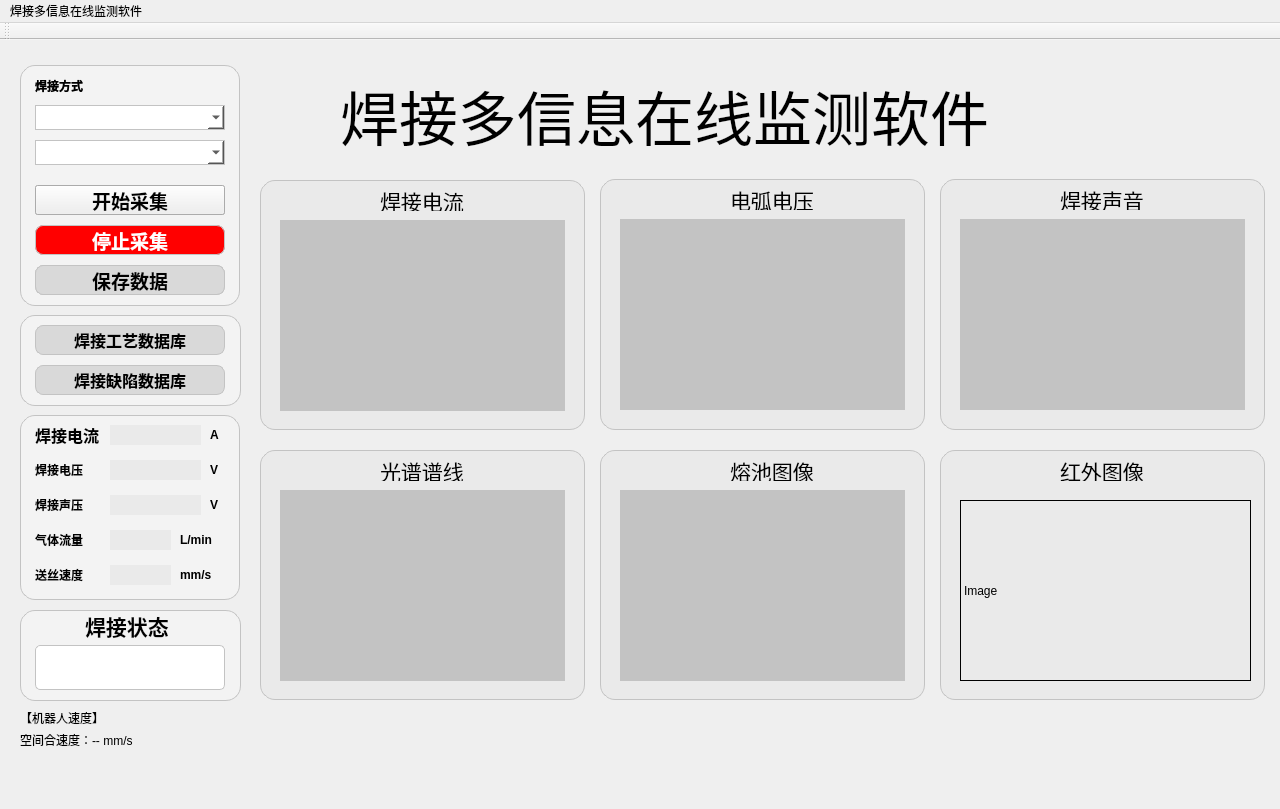
<?xml version="1.0" encoding="UTF-8"?>
<ui version="4.0">
 <class>Menu</class>
 <widget class="QMainWindow" name="Menu">
  <property name="geometry">
   <rect>
    <x>0</x>
    <y>0</y>
    <width>1280</width>
    <height>809</height>
   </rect>
  </property>
  <property name="windowTitle">
   <string>MainWindow</string>
  </property>
  <property name="styleSheet">
   <string notr="true">QMainWindow{
boeder-image:url(:/new/prefix1/background.png);
background:url(:/new/prefix1/background.png)
}</string>
  </property>
  <widget class="QWidget" name="centralWidget">
   <property name="styleSheet">
    <string notr="true"/>
   </property>
   <widget class="QFrame" name="frame">
    <property name="geometry">
     <rect>
      <x>20</x>
      <y>25</y>
      <width>220</width>
      <height>241</height>
     </rect>
    </property>
    <property name="styleSheet">
     <string notr="true">#frame{
background-color:rgb(243, 243, 243);
border: 1px solid rgb(195, 195, 195);
border-radius: 15px;

}</string>
    </property>
    <property name="frameShape">
     <enum>QFrame::Shape::NoFrame</enum>
    </property>
    <widget class="QLabel" name="label">
     <property name="geometry">
      <rect>
       <x>15</x>
       <y>10</y>
       <width>81</width>
       <height>21</height>
      </rect>
     </property>
     <property name="styleSheet">
      <string notr="true">font: 25 12pt &quot;微软雅黑 Light&quot;;
font-weight: bold; /* 设置字重（加粗） */
</string>
     </property>
     <property name="text">
      <string>焊接方式</string>
     </property>
    </widget>
    <widget class="QPushButton" name="pushButton">
     <property name="geometry">
      <rect>
       <x>15</x>
       <y>120</y>
       <width>190</width>
       <height>30</height>
      </rect>
     </property>
     <property name="font">
      <font>
       <family>微软雅黑</family>
       <pointsize>14</pointsize>
       <bold>true</bold>
      </font>
     </property>
     <property name="styleSheet">
      <string notr="true">background-color:rgb(0, 170, 0);
border: 1px solid rgb(195, 195, 195);
border-radius: 8px;
color:rgb(255, 255, 255);
pressed{
background-color:rgb(0, 106, 0);
border: 1px solid rgb(195, 195, 195);
border-radius: 8px;
color:rgb(255, 255, 255);
}</string>
     </property>
     <property name="text">
      <string>开始采集</string>
     </property>
    </widget>
    <widget class="QPushButton" name="pushButton_2">
     <property name="geometry">
      <rect>
       <x>15</x>
       <y>160</y>
       <width>190</width>
       <height>30</height>
      </rect>
     </property>
     <property name="font">
      <font>
       <family>微软雅黑</family>
       <pointsize>14</pointsize>
       <bold>true</bold>
      </font>
     </property>
     <property name="styleSheet">
      <string notr="true">background-color:rgb(255, 0, 0);
border: 1px solid rgb(195, 195, 195);
border-radius: 8px;
color:rgb(255, 255, 255)</string>
     </property>
     <property name="text">
      <string>停止采集</string>
     </property>
    </widget>
    <widget class="QPushButton" name="pushButton_3">
     <property name="geometry">
      <rect>
       <x>15</x>
       <y>200</y>
       <width>190</width>
       <height>30</height>
      </rect>
     </property>
     <property name="font">
      <font>
       <family>微软雅黑</family>
       <pointsize>14</pointsize>
       <bold>true</bold>
      </font>
     </property>
     <property name="styleSheet">
      <string notr="true">background-color:rgb(217, 217, 217);
border: 1px solid rgb(195, 195, 195);
border-radius: 8px;
</string>
     </property>
     <property name="text">
      <string>保存数据</string>
     </property>
    </widget>
    <widget class="QFrame" name="frame_16">
     <property name="geometry">
      <rect>
       <x>0</x>
       <y>0</y>
       <width>220</width>
       <height>241</height>
      </rect>
     </property>
     <property name="styleSheet">
      <string notr="true">#frame{
background-color:rgb(243, 243, 243);
border: 1px solid rgb(195, 195, 195);
border-radius: 15px;

}</string>
     </property>
     <property name="frameShape">
      <enum>QFrame::Shape::NoFrame</enum>
     </property>
     <widget class="QLabel" name="label_15">
      <property name="geometry">
       <rect>
        <x>15</x>
        <y>10</y>
        <width>81</width>
        <height>21</height>
       </rect>
      </property>
      <property name="styleSheet">
       <string notr="true">font: 25 12pt &quot;微软雅黑 Light&quot;;
font-weight: bold; /* 设置字重（加粗） */
</string>
      </property>
      <property name="text">
       <string>焊接方式</string>
      </property>
     </widget>
     <widget class="QComboBox" name="comboBox_3">
      <property name="geometry">
       <rect>
        <x>15</x>
        <y>40</y>
        <width>190</width>
        <height>25</height>
       </rect>
      </property>
      <property name="font">
       <font>
        <family>微软雅黑</family>
        <pointsize>12</pointsize>
       </font>
      </property>
      <property name="styleSheet">
       <string notr="true">background-color:rgb(255, 255, 255);
border: 1px solid rgb(195, 195, 195);
</string>
      </property>
      <property name="frame">
       <bool>true</bool>
      </property>
     </widget>
     <widget class="QComboBox" name="comboBox_4">
      <property name="geometry">
       <rect>
        <x>15</x>
        <y>75</y>
        <width>190</width>
        <height>25</height>
       </rect>
      </property>
      <property name="font">
       <font>
        <family>微软雅黑</family>
        <pointsize>12</pointsize>
       </font>
      </property>
      <property name="styleSheet">
       <string notr="true">background-color:rgb(255, 255, 255);
border: 1px solid rgb(195, 195, 195);
</string>
      </property>
      <property name="frame">
       <bool>true</bool>
      </property>
     </widget>
     <widget class="QPushButton" name="startButton">
      <property name="geometry">
       <rect>
        <x>15</x>
        <y>120</y>
        <width>190</width>
        <height>30</height>
       </rect>
      </property>
      <property name="font">
       <font>
        <family>微软雅黑</family>
        <pointsize>14</pointsize>
        <bold>true</bold>
       </font>
      </property>
      <property name="styleSheet">
       <string notr="true">background-color:rgb(0, 170, 0);
border: 1px solid rgb(195, 195, 195);
border-radius: 8px;
color:rgb(255, 255, 255);
pressed{
background-color:rgb(0, 106, 0);
border: 1px solid rgb(195, 195, 195);
border-radius: 8px;
color:rgb(255, 255, 255);
}</string>
      </property>
      <property name="text">
       <string>开始采集</string>
      </property>
     </widget>
     <widget class="QPushButton" name="stopButton">
      <property name="geometry">
       <rect>
        <x>15</x>
        <y>160</y>
        <width>190</width>
        <height>30</height>
       </rect>
      </property>
      <property name="font">
       <font>
        <family>微软雅黑</family>
        <pointsize>14</pointsize>
        <bold>true</bold>
       </font>
      </property>
      <property name="styleSheet">
       <string notr="true">background-color:rgb(255, 0, 0);
border: 1px solid rgb(195, 195, 195);
border-radius: 8px;
color:rgb(255, 255, 255)</string>
      </property>
      <property name="text">
       <string>停止采集</string>
      </property>
     </widget>
     <widget class="QPushButton" name="saveButton">
      <property name="geometry">
       <rect>
        <x>15</x>
        <y>200</y>
        <width>190</width>
        <height>30</height>
       </rect>
      </property>
      <property name="font">
       <font>
        <family>微软雅黑</family>
        <pointsize>14</pointsize>
        <bold>true</bold>
       </font>
      </property>
      <property name="styleSheet">
       <string notr="true">background-color:rgb(217, 217, 217);
border: 1px solid rgb(195, 195, 195);
border-radius: 8px;
</string>
      </property>
      <property name="text">
       <string>保存数据</string>
      </property>
     </widget>
    </widget>
   </widget>
   <widget class="QFrame" name="frame_2">
    <property name="geometry">
     <rect>
      <x>20</x>
      <y>375</y>
      <width>220</width>
      <height>185</height>
     </rect>
    </property>
    <property name="styleSheet">
     <string notr="true">#frame_2{
background-color:rgb(243, 243, 243);
border: 1px solid rgb(195, 195, 195);
border-radius: 15px;

}</string>
    </property>
    <property name="frameShape">
     <enum>QFrame::Shape::NoFrame</enum>
    </property>
    <widget class="QLabel" name="label_2">
     <property name="geometry">
      <rect>
       <x>15</x>
       <y>10</y>
       <width>80</width>
       <height>20</height>
      </rect>
     </property>
     <property name="font">
      <font>
       <family>微软雅黑 Light</family>
       <pointsize>12</pointsize>
       <italic>false</italic>
       <bold>true</bold>
      </font>
     </property>
     <property name="styleSheet">
      <string notr="true">font: 25 12pt &quot;微软雅黑 Light&quot;;
font-weight: bold; /* 设置字重（加粗） */
</string>
     </property>
     <property name="text">
      <string>焊接电流</string>
     </property>
    </widget>
    <widget class="QLineEdit" name="elecShow">
     <property name="geometry">
      <rect>
       <x>90</x>
       <y>10</y>
       <width>91</width>
       <height>20</height>
      </rect>
     </property>
     <property name="styleSheet">
      <string notr="true">background-color:rgb(234, 234, 234);
border:rgb(234, 234, 234)</string>
     </property>
    </widget>
    <widget class="QLabel" name="label_3">
     <property name="geometry">
      <rect>
       <x>15</x>
       <y>45</y>
       <width>80</width>
       <height>20</height>
      </rect>
     </property>
     <property name="styleSheet">
      <string notr="true">font: 25 12pt &quot;微软雅黑 Light&quot;;
font-weight: bold; /* 设置字重（加粗） */
</string>
     </property>
     <property name="text">
      <string>焊接电压</string>
     </property>
    </widget>
    <widget class="QLabel" name="label_4">
     <property name="geometry">
      <rect>
       <x>190</x>
       <y>10</y>
       <width>21</width>
       <height>20</height>
      </rect>
     </property>
     <property name="styleSheet">
      <string notr="true">font: 25 12pt &quot;微软雅黑 Light&quot;;
font-weight: bold; /* 设置字重（加粗） */
</string>
     </property>
     <property name="text">
      <string>A</string>
     </property>
    </widget>
    <widget class="QLineEdit" name="voltShow">
     <property name="geometry">
      <rect>
       <x>90</x>
       <y>45</y>
       <width>91</width>
       <height>20</height>
      </rect>
     </property>
     <property name="styleSheet">
      <string notr="true">background-color:rgb(234, 234, 234);
border:rgb(234, 234, 234)</string>
     </property>
    </widget>
    <widget class="QLabel" name="label_5">
     <property name="geometry">
      <rect>
       <x>190</x>
       <y>45</y>
       <width>21</width>
       <height>20</height>
      </rect>
     </property>
     <property name="styleSheet">
      <string notr="true">font: 25 12pt &quot;微软雅黑 Light&quot;;
font-weight: bold; /* 设置字重（加粗） */
</string>
     </property>
     <property name="text">
      <string>V</string>
     </property>
    </widget>
    <widget class="QLabel" name="label_6">
     <property name="geometry">
      <rect>
       <x>15</x>
       <y>80</y>
       <width>80</width>
       <height>20</height>
      </rect>
     </property>
     <property name="styleSheet">
      <string notr="true">font: 25 12pt &quot;微软雅黑 Light&quot;;
font-weight: bold; /* 设置字重（加粗） */
</string>
     </property>
     <property name="text">
      <string>焊接声压</string>
     </property>
    </widget>
    <widget class="QLineEdit" name="soundShow">
     <property name="geometry">
      <rect>
       <x>90</x>
       <y>80</y>
       <width>91</width>
       <height>20</height>
      </rect>
     </property>
     <property name="styleSheet">
      <string notr="true">background-color:rgb(234, 234, 234);
border:rgb(234, 234, 234)</string>
     </property>
    </widget>
    <widget class="QLabel" name="label_7">
     <property name="geometry">
      <rect>
       <x>190</x>
       <y>80</y>
       <width>21</width>
       <height>20</height>
      </rect>
     </property>
     <property name="styleSheet">
      <string notr="true">font: 25 12pt &quot;微软雅黑 Light&quot;;
font-weight: bold; /* 设置字重（加粗） */
</string>
     </property>
     <property name="text">
      <string>V</string>
     </property>
    </widget>
    <widget class="QLabel" name="label_8">
     <property name="geometry">
      <rect>
       <x>15</x>
       <y>115</y>
       <width>80</width>
       <height>20</height>
      </rect>
     </property>
     <property name="styleSheet">
      <string notr="true">font: 25 12pt &quot;微软雅黑 Light&quot;;
font-weight: bold; /* 设置字重（加粗） */
</string>
     </property>
     <property name="text">
      <string>气体流量</string>
     </property>
    </widget>
    <widget class="QLineEdit" name="flowShow">
     <property name="geometry">
      <rect>
       <x>90</x>
       <y>115</y>
       <width>61</width>
       <height>20</height>
      </rect>
     </property>
     <property name="styleSheet">
      <string notr="true">background-color:rgb(234, 234, 234);
border:rgb(234, 234, 234)</string>
     </property>
    </widget>
    <widget class="QLabel" name="label_9">
     <property name="geometry">
      <rect>
       <x>160</x>
       <y>115</y>
       <width>51</width>
       <height>20</height>
      </rect>
     </property>
     <property name="styleSheet">
      <string notr="true">font: 25 12pt &quot;微软雅黑 Light&quot;;
font-weight: bold; /* 设置字重（加粗） */
</string>
     </property>
     <property name="text">
      <string>L/min</string>
     </property>
    </widget>
    <widget class="QLabel" name="label_10">
     <property name="geometry">
      <rect>
       <x>15</x>
       <y>150</y>
       <width>80</width>
       <height>20</height>
      </rect>
     </property>
     <property name="styleSheet">
      <string notr="true">font: 25 12pt &quot;微软雅黑 Light&quot;;
font-weight: bold; /* 设置字重（加粗） */
</string>
     </property>
     <property name="text">
      <string>送丝速度</string>
     </property>
    </widget>
    <widget class="QLabel" name="label_12">
     <property name="geometry">
      <rect>
       <x>160</x>
       <y>150</y>
       <width>51</width>
       <height>20</height>
      </rect>
     </property>
     <property name="styleSheet">
      <string notr="true">font: 25 12pt &quot;微软雅黑 Light&quot;;
font-weight: bold; /* 设置字重（加粗） */
</string>
     </property>
     <property name="text">
      <string>mm/s</string>
     </property>
    </widget>
    <widget class="QLineEdit" name="wireSpeedShow">
     <property name="geometry">
      <rect>
       <x>90</x>
       <y>150</y>
       <width>61</width>
       <height>20</height>
      </rect>
     </property>
     <property name="styleSheet">
      <string notr="true">background-color:rgb(234, 234, 234);
border:rgb(234, 234, 234)</string>
     </property>
    </widget>
   </widget>
   <widget class="QFrame" name="frame_3">
    <property name="geometry">
     <rect>
      <x>20</x>
      <y>570</y>
      <width>221</width>
      <height>91</height>
     </rect>
    </property>
    <property name="styleSheet">
     <string notr="true">#frame_3{
background-color:rgb(243, 243, 243);
border: 1px solid rgb(195, 195, 195);
border-radius: 15px;

}</string>
    </property>
    <property name="frameShape">
     <enum>QFrame::Shape::NoFrame</enum>
    </property>
    <widget class="QLabel" name="label_11">
     <property name="geometry">
      <rect>
       <x>65</x>
       <y>0</y>
       <width>91</width>
       <height>31</height>
      </rect>
     </property>
     <property name="font">
      <font>
       <family>微软雅黑 Light</family>
       <pointsize>16</pointsize>
       <italic>false</italic>
       <bold>true</bold>
      </font>
     </property>
     <property name="styleSheet">
      <string notr="true">font: 25 16pt &quot;微软雅黑 Light&quot;;
font-weight: bold; /* 设置字重（加粗） */
</string>
     </property>
     <property name="text">
      <string>焊接状态</string>
     </property>
    </widget>
    <widget class="QLineEdit" name="weldingstatus">
     <property name="geometry">
      <rect>
       <x>15</x>
       <y>35</y>
       <width>190</width>
       <height>45</height>
      </rect>
     </property>
     <property name="font">
      <font>
       <family>等线</family>
       <pointsize>28</pointsize>
       <bold>true</bold>
      </font>
     </property>
     <property name="styleSheet">
      <string notr="true">QLineEdit{
background-color:;
border: 1px solid rgb(195, 195, 195);
border-radius: 5px;
}</string>
     </property>
    </widget>
   </widget>
   <widget class="QLabel" name="label_13">
    <property name="geometry">
     <rect>
      <x>340</x>
      <y>30</y>
      <width>661</width>
      <height>91</height>
     </rect>
    </property>
    <property name="font">
     <font>
      <family>楷体</family>
      <pointsize>44</pointsize>
      <bold>false</bold>
     </font>
    </property>
    <property name="layoutDirection">
     <enum>Qt::LayoutDirection::LeftToRight</enum>
    </property>
    <property name="text">
     <string>焊接多信息在线监测软件</string>
    </property>
   </widget>
   <widget class="QFrame" name="frame_4">
    <property name="geometry">
     <rect>
      <x>260</x>
      <y>140</y>
      <width>325</width>
      <height>250</height>
     </rect>
    </property>
    <property name="styleSheet">
     <string notr="true">#frame_4{
background-color:rgb(234, 234, 234);
border: 1px solid rgb(195, 195, 195);
border-radius: 15px;

}</string>
    </property>
    <property name="frameShape">
     <enum>QFrame::Shape::NoFrame</enum>
    </property>
    <widget class="QLabel" name="label_34">
     <property name="geometry">
      <rect>
       <x>120</x>
       <y>10</y>
       <width>91</width>
       <height>21</height>
      </rect>
     </property>
     <property name="font">
      <font>
       <family>微软雅黑</family>
       <pointsize>16</pointsize>
       <italic>false</italic>
       <bold>false</bold>
      </font>
     </property>
     <property name="styleSheet">
      <string notr="true"/>
     </property>
     <property name="text">
      <string>焊接电流</string>
     </property>
    </widget>
    <widget class="QCustomPlot" name="currentPlot" native="true">
     <property name="geometry">
      <rect>
       <x>20</x>
       <y>40</y>
       <width>285</width>
       <height>191</height>
      </rect>
     </property>
     <property name="styleSheet">
      <string notr="true">background-color:rgb(195, 195, 195);
border: 2px solid rgb(195, 195, 195);
border-radius: 0px;</string>
     </property>
    </widget>
    <widget class="QFrame" name="currentground">
     <property name="geometry">
      <rect>
       <x>20</x>
       <y>40</y>
       <width>285</width>
       <height>191</height>
      </rect>
     </property>
     <property name="styleSheet">
      <string notr="true">background-color:rgb(195, 195, 195);
border: 2px solid rgb(195, 195, 195);
border-radius: 0px;</string>
     </property>
     <property name="frameShape">
      <enum>QFrame::Shape::NoFrame</enum>
     </property>
    </widget>
    <zorder>label_34</zorder>
    <zorder>currentground</zorder>
    <zorder>currentPlot</zorder>
   </widget>
   <widget class="QFrame" name="frame_5">
    <property name="geometry">
     <rect>
      <x>600</x>
      <y>139</y>
      <width>325</width>
      <height>251</height>
     </rect>
    </property>
    <property name="styleSheet">
     <string notr="true">#frame_5{
background-color:rgb(234, 234, 234);
border: 1px solid rgb(195, 195, 195);
border-radius: 15px;

}</string>
    </property>
    <property name="frameShape">
     <enum>QFrame::Shape::NoFrame</enum>
    </property>
    <widget class="QLabel" name="label_35">
     <property name="geometry">
      <rect>
       <x>130</x>
       <y>10</y>
       <width>91</width>
       <height>21</height>
      </rect>
     </property>
     <property name="font">
      <font>
       <family>微软雅黑</family>
       <pointsize>16</pointsize>
       <italic>false</italic>
       <bold>false</bold>
      </font>
     </property>
     <property name="styleSheet">
      <string notr="true"/>
     </property>
     <property name="text">
      <string>电弧电压</string>
     </property>
    </widget>
    <widget class="QCustomPlot" name="voltagePlot" native="true">
     <property name="geometry">
      <rect>
       <x>20</x>
       <y>40</y>
       <width>285</width>
       <height>191</height>
      </rect>
     </property>
     <property name="styleSheet">
      <string notr="true">background-color:rgb(195, 195, 195);
border: 2px solid rgb(195, 195, 195);
border-radius: 0px;</string>
     </property>
    </widget>
    <widget class="QFrame" name="voltageground">
     <property name="geometry">
      <rect>
       <x>20</x>
       <y>40</y>
       <width>285</width>
       <height>191</height>
      </rect>
     </property>
     <property name="styleSheet">
      <string notr="true">background-color:rgb(195, 195, 195);
border: 2px solid rgb(195, 195, 195);
border-radius: 0px;</string>
     </property>
     <property name="frameShape">
      <enum>QFrame::Shape::NoFrame</enum>
     </property>
    </widget>
    <zorder>label_35</zorder>
    <zorder>voltageground</zorder>
    <zorder>voltagePlot</zorder>
   </widget>
   <widget class="QFrame" name="frame_6">
    <property name="geometry">
     <rect>
      <x>940</x>
      <y>139</y>
      <width>325</width>
      <height>251</height>
     </rect>
    </property>
    <property name="styleSheet">
     <string notr="true">#frame_6{
background-color:rgb(234, 234, 234);
border: 1px solid rgb(195, 195, 195);
border-radius: 15px;

}</string>
    </property>
    <property name="frameShape">
     <enum>QFrame::Shape::NoFrame</enum>
    </property>
    <widget class="QLabel" name="label_36">
     <property name="geometry">
      <rect>
       <x>120</x>
       <y>10</y>
       <width>91</width>
       <height>21</height>
      </rect>
     </property>
     <property name="font">
      <font>
       <family>微软雅黑</family>
       <pointsize>16</pointsize>
       <italic>false</italic>
       <bold>false</bold>
      </font>
     </property>
     <property name="styleSheet">
      <string notr="true"/>
     </property>
     <property name="text">
      <string>焊接声音</string>
     </property>
    </widget>
    <widget class="QCustomPlot" name="soundPlot" native="true">
     <property name="geometry">
      <rect>
       <x>20</x>
       <y>40</y>
       <width>285</width>
       <height>191</height>
      </rect>
     </property>
     <property name="styleSheet">
      <string notr="true">background-color:rgb(195, 195, 195);
border: 2px solid rgb(195, 195, 195);
border-radius: 0px;</string>
     </property>
    </widget>
    <widget class="QFrame" name="soundground">
     <property name="geometry">
      <rect>
       <x>20</x>
       <y>40</y>
       <width>285</width>
       <height>191</height>
      </rect>
     </property>
     <property name="styleSheet">
      <string notr="true">background-color:rgb(195, 195, 195);
border: 2px solid rgb(195, 195, 195);
border-radius: 0px;</string>
     </property>
     <property name="frameShape">
      <enum>QFrame::Shape::NoFrame</enum>
     </property>
    </widget>
    <zorder>label_36</zorder>
    <zorder>soundground</zorder>
    <zorder>soundPlot</zorder>
   </widget>
   <widget class="QFrame" name="frame_7">
    <property name="geometry">
     <rect>
      <x>260</x>
      <y>410</y>
      <width>325</width>
      <height>250</height>
     </rect>
    </property>
    <property name="styleSheet">
     <string notr="true">#frame_7{
background-color:rgb(234, 234, 234);
border: 1px solid rgb(195, 195, 195);
border-radius: 15px;

}</string>
    </property>
    <property name="frameShape">
     <enum>QFrame::Shape::NoFrame</enum>
    </property>
    <widget class="QLabel" name="label_37">
     <property name="geometry">
      <rect>
       <x>120</x>
       <y>10</y>
       <width>91</width>
       <height>21</height>
      </rect>
     </property>
     <property name="font">
      <font>
       <family>微软雅黑</family>
       <pointsize>16</pointsize>
       <italic>false</italic>
       <bold>false</bold>
      </font>
     </property>
     <property name="styleSheet">
      <string notr="true"/>
     </property>
     <property name="text">
      <string>光谱谱线</string>
     </property>
    </widget>
    <widget class="QCustomPlot" name="specPlot" native="true">
     <property name="geometry">
      <rect>
       <x>20</x>
       <y>40</y>
       <width>285</width>
       <height>191</height>
      </rect>
     </property>
     <property name="styleSheet">
      <string notr="true">background-color:rgb(195, 195, 195);
border: 2px solid rgb(195, 195, 195);
border-radius: 0px;</string>
     </property>
    </widget>
    <widget class="QFrame" name="specground">
     <property name="geometry">
      <rect>
       <x>20</x>
       <y>40</y>
       <width>285</width>
       <height>191</height>
      </rect>
     </property>
     <property name="styleSheet">
      <string notr="true">background-color:rgb(195, 195, 195);
border: 2px solid rgb(195, 195, 195);
border-radius: 0px;</string>
     </property>
     <property name="frameShape">
      <enum>QFrame::Shape::NoFrame</enum>
     </property>
    </widget>
    <zorder>label_37</zorder>
    <zorder>specground</zorder>
    <zorder>specPlot</zorder>
   </widget>
   <widget class="QFrame" name="frame_8">
    <property name="geometry">
     <rect>
      <x>600</x>
      <y>410</y>
      <width>325</width>
      <height>250</height>
     </rect>
    </property>
    <property name="styleSheet">
     <string notr="true">#frame_8{
background-color:rgb(234, 234, 234);
border: 1px solid rgb(195, 195, 195);
border-radius: 15px;

}</string>
    </property>
    <property name="frameShape">
     <enum>QFrame::Shape::NoFrame</enum>
    </property>
    <widget class="QLabel" name="label_38">
     <property name="geometry">
      <rect>
       <x>130</x>
       <y>10</y>
       <width>91</width>
       <height>21</height>
      </rect>
     </property>
     <property name="font">
      <font>
       <family>微软雅黑</family>
       <pointsize>16</pointsize>
       <italic>false</italic>
       <bold>false</bold>
      </font>
     </property>
     <property name="styleSheet">
      <string notr="true"/>
     </property>
     <property name="text">
      <string>熔池图像</string>
     </property>
    </widget>
    <widget class="QGraphicsView" name="gvMain">
     <property name="geometry">
      <rect>
       <x>20</x>
       <y>40</y>
       <width>285</width>
       <height>191</height>
      </rect>
     </property>
     <property name="styleSheet">
      <string notr="true">background-color:rgb(195, 195, 195);
border: 2px solid rgb(195, 195, 195);
border-radius: 0px;</string>
     </property>
    </widget>
   </widget>
   <widget class="QFrame" name="frame_9">
    <property name="geometry">
     <rect>
      <x>940</x>
      <y>410</y>
      <width>325</width>
      <height>250</height>
     </rect>
    </property>
    <property name="styleSheet">
     <string notr="true">#frame_9{
background-color:rgb(234, 234, 234);
border: 1px solid rgb(195, 195, 195);
border-radius: 15px;

}</string>
    </property>
    <property name="frameShape">
     <enum>QFrame::Shape::NoFrame</enum>
    </property>
    <widget class="QLabel" name="label_39">
     <property name="geometry">
      <rect>
       <x>120</x>
       <y>10</y>
       <width>91</width>
       <height>21</height>
      </rect>
     </property>
     <property name="font">
      <font>
       <family>微软雅黑</family>
       <pointsize>16</pointsize>
       <italic>false</italic>
       <bold>false</bold>
      </font>
     </property>
     <property name="styleSheet">
      <string notr="true"/>
     </property>
     <property name="text">
      <string>红外图像</string>
     </property>
    </widget>
    <widget class="QLabel" name="lblImage">
     <property name="geometry">
      <rect>
       <x>20</x>
       <y>50</y>
       <width>291</width>
       <height>181</height>
      </rect>
     </property>
     <property name="sizePolicy">
      <sizepolicy hsizetype="Preferred" vsizetype="Preferred">
       <horstretch>0</horstretch>
       <verstretch>0</verstretch>
      </sizepolicy>
     </property>
     <property name="styleSheet">
      <string notr="true">color: black; border: 1px solid black</string>
     </property>
     <property name="text">
      <string>Image</string>
     </property>
     <property name="scaledContents">
      <bool>true</bool>
     </property>
    </widget>
   </widget>
   <widget class="QLabel" name="label_14">
    <property name="geometry">
     <rect>
      <x>1040</x>
      <y>50</y>
      <width>191</width>
      <height>61</height>
     </rect>
    </property>
    <property name="text">
     <string/>
    </property>
    <property name="pixmap">
     <pixmap resource="resource.qrc">:/new/prefix1/logo2.png</pixmap>
    </property>
   </widget>
   <widget class="QFrame" name="frame_17">
    <property name="geometry">
     <rect>
      <x>20</x>
      <y>275</y>
      <width>221</width>
      <height>91</height>
     </rect>
    </property>
    <property name="styleSheet">
     <string notr="true">#frame_17{
background-color:rgb(243, 243, 243);
border: 1px solid rgb(195, 195, 195);
border-radius: 15px;

}</string>
    </property>
    <property name="frameShape">
     <enum>QFrame::Shape::NoFrame</enum>
    </property>
    <widget class="QPushButton" name="craft_data">
     <property name="geometry">
      <rect>
       <x>15</x>
       <y>10</y>
       <width>190</width>
       <height>30</height>
      </rect>
     </property>
     <property name="font">
      <font>
       <family>微软雅黑</family>
       <pointsize>12</pointsize>
       <bold>true</bold>
      </font>
     </property>
     <property name="styleSheet">
      <string notr="true">background-color:rgb(217, 217, 217);
border: 1px solid rgb(195, 195, 195);
border-radius: 8px;</string>
     </property>
     <property name="text">
      <string>焊接工艺数据库</string>
     </property>
    </widget>
    <widget class="QPushButton" name="defect_data">
     <property name="geometry">
      <rect>
       <x>15</x>
       <y>50</y>
       <width>190</width>
       <height>30</height>
      </rect>
     </property>
     <property name="font">
      <font>
       <family>微软雅黑</family>
       <pointsize>12</pointsize>
       <bold>true</bold>
      </font>
     </property>
     <property name="styleSheet">
      <string notr="true">background-color:rgb(217, 217, 217);
border: 1px solid rgb(195, 195, 195);
border-radius: 8px;</string>
     </property>
     <property name="text">
      <string>焊接缺陷数据库</string>
     </property>
    </widget>
   </widget>
   <widget class="QLabel" name="label_speed_total">
    <property name="geometry">
     <rect>
      <x>20</x>
      <y>690</y>
      <width>250</width>
      <height>20</height>
     </rect>
    </property>
    <property name="text">
     <string>空间合速度：-- mm/s</string>
    </property>
   </widget>
   <widget class="QLabel" name="label_16">
    <property name="geometry">
     <rect>
      <x>20</x>
      <y>670</y>
      <width>91</width>
      <height>16</height>
     </rect>
    </property>
    <property name="text">
     <string>【机器人速度】</string>
    </property>
   </widget>
   <zorder>frame_17</zorder>
   <zorder>frame</zorder>
   <zorder>frame_2</zorder>
   <zorder>frame_3</zorder>
   <zorder>label_13</zorder>
   <zorder>frame_4</zorder>
   <zorder>frame_5</zorder>
   <zorder>frame_6</zorder>
   <zorder>frame_7</zorder>
   <zorder>frame_8</zorder>
   <zorder>frame_9</zorder>
   <zorder>label_14</zorder>
   <zorder>label_speed_total</zorder>
   <zorder>label_16</zorder>
  </widget>
  <widget class="QMenuBar" name="menuBar">
   <property name="geometry">
    <rect>
     <x>0</x>
     <y>0</y>
     <width>1280</width>
     <height>21</height>
    </rect>
   </property>
   <widget class="QMenu" name="menu">
    <property name="title">
     <string>焊接多信息在线监测软件</string>
    </property>
   </widget>
   <addaction name="menu"/>
  </widget>
  <widget class="QToolBar" name="mainToolBar">
   <attribute name="toolBarArea">
    <enum>TopToolBarArea</enum>
   </attribute>
   <attribute name="toolBarBreak">
    <bool>false</bool>
   </attribute>
  </widget>
 </widget>
 <layoutdefault spacing="6" margin="11"/>
 <customwidgets>
  <customwidget>
   <class>QCustomPlot</class>
   <extends>QWidget</extends>
   <header>../../qcustomplot.h</header>
   <container>1</container>
  </customwidget>
 </customwidgets>
 <resources>
  <include location="resource.qrc"/>
 </resources>
 <connections/>
</ui>
